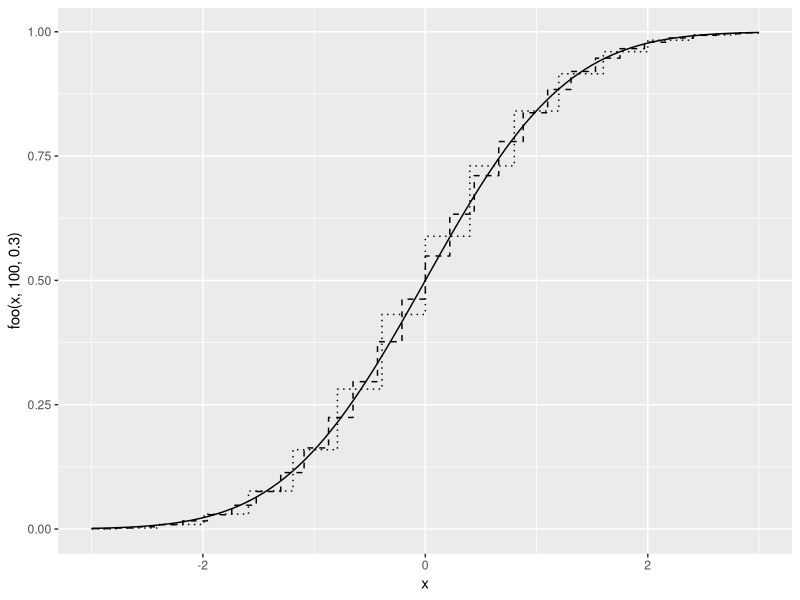
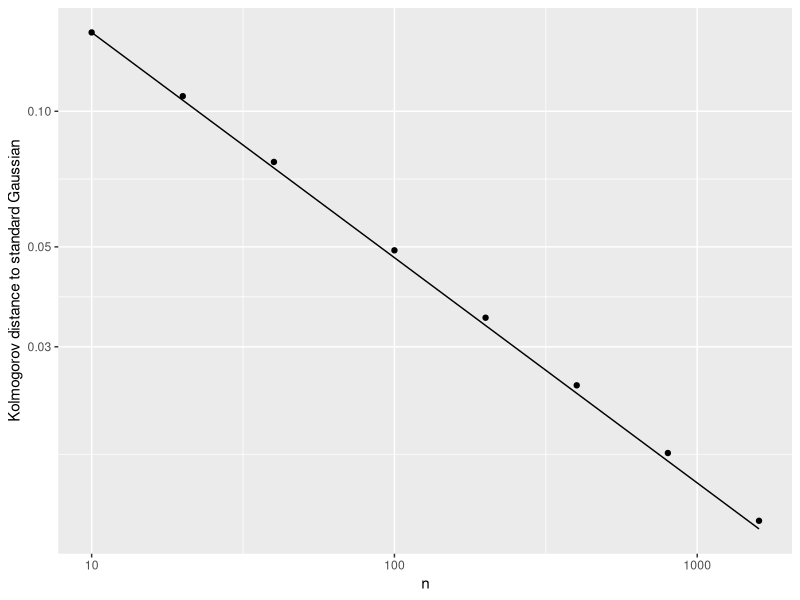

Generate these figures, in order, with R:
## ---- chunk 1
#| echo: false 
#| message: false 
#| warning: false 
#| label: fig-cltbinom
#| fig-cap: |
#|   Pointwise convergence of cumulative distribution functions towards the Gaussian cumulative 
#|   distribution functions of $\mathcal{N}(0,1)$ (plain line) illustrates the Central Limit Theorem. 
#|   The dotted and the dashed lines represent the cumulative distribution function of 
#|   $(X_n -np)/\sqrt{n(p*(1-p))}$ where  $X_n \sim \text{Binomial}(n,p)$ 
#|   for $p=.3$ and $n=30 \text(dotted), 100 \text(dashed)$.

foo <- function(x, size, prob){
  pbinom(sqrt(size*prob*(1-prob))*x+size*prob, size=size, prob=prob)
}

ggplot2::ggplot(data=tibble::tibble(x=seq(-3,3,by=.01)),
       mapping=ggplot2::aes(x=x)) +
  ggplot2::stat_function(fun=pnorm, args=list(mean=0, sd=1), linetype=1) +
  ggplot2::geom_step(mapping=ggplot2::aes(y=foo(x, 100, .3)), linetype='dashed') +
  ggplot2::geom_step(mapping=ggplot2::aes(y=foo(x, 30, .3)), linetype='dotted')

rm(foo)
## ---- chunk 2
#| echo: false
#| warning: false
#| message: false
#| label: fig-quantcltbinom2
#| 
#| fig-cap: |
#|   Kolmogorov distance between standard Gaussian 
#|   and distribution of $(X_n - np)/\sqrt{np(1-p}$ with $X_n$ 
#|   binomially distributed with parameters $n$ and $p=.3$. 
#|   The rate of convergence in the central limit theorem is 
#|   asymptotically of order $1/\sqrt{n}$.


l_n <- c(10, 20, 40, 100, 200, 400, 800, 1600)
names(l_n) <- as.character(l_n)

foo <- function(x, size, prob){
  pbinom(sqrt(size*prob*(1-prob))*x+size*prob, size=size, prob=prob)
}

dks <- l_n |>
  purrr::map_df(~ foo(x=seq(-3,3,by=.01), ., prob=.3)-pnorm(seq(-3,3,by=.01))) |>
  purrr::map_dbl(~ max(abs(.)))

tibble::tibble(n=unlist(l_n), y=dks, z=sqrt(l_n[[1]])/sqrt(unlist(l_n))) |>
  ggplot2::ggplot(mapping=ggplot2::aes(x=n, y=y)) +
  ggplot2::geom_point() +
  ggplot2::scale_x_log10() +
  ggplot2::scale_y_log10() +
  ggplot2::geom_line(mapping=ggplot2::aes(y=z*dks[1]), linetyp='dashed') +
  ggplot2::xlab("n") +
  ggplot2::ylab("Kolmogorov distance to standard Gaussian")

rm(foo, l_n, dks)
